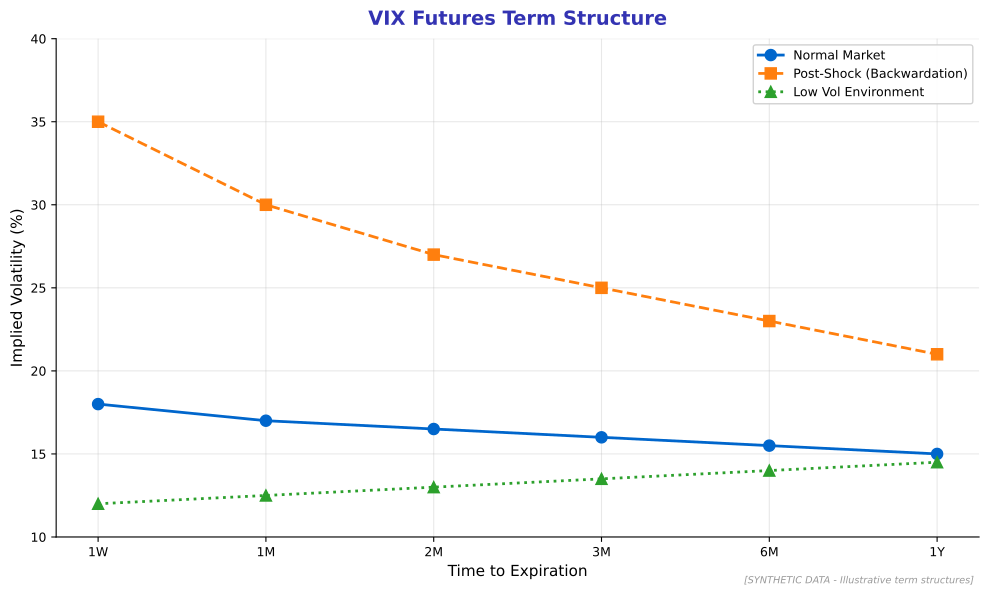

Source code (Python):
"""
Volatility Term Structure
Shows implied volatility across different expirations

Output: volatility_term_structure.pdf
Module: module_04_traditional
Lesson: 45 - Derivatives Technology
"""

from pathlib import Path
import matplotlib.pyplot as plt
import numpy as np

plt.rcParams.update({
    'font.size': 10,
    'axes.labelsize': 10,
    'axes.titlesize': 11,
    'xtick.labelsize': 9,
    'ytick.labelsize': 9,
    'legend.fontsize': 9,
    'figure.figsize': (10, 6),
    'figure.dpi': 150
})

MLPURPLE = '#3333B2'
MLBLUE = '#0066CC'
MLORANGE = '#FF7F0E'
MLGREEN = '#2CA02C'

def create_chart():
    fig, ax = plt.subplots(figsize=(10, 6))

    # Term structure (days to expiration)
    expirations = [7, 30, 60, 90, 180, 365]
    exp_labels = ['1W', '1M', '2M', '3M', '6M', '1Y']

    # Different market conditions
    normal = [18, 17, 16.5, 16, 15.5, 15]  # Contango
    stressed = [35, 30, 27, 25, 23, 21]  # Backwardation after shock
    calm = [12, 12.5, 13, 13.5, 14, 14.5]  # Low vol environment

    ax.plot(range(len(expirations)), normal, 'o-', color=MLBLUE, linewidth=2,
            markersize=8, label='Normal Market')
    ax.plot(range(len(expirations)), stressed, 's--', color=MLORANGE, linewidth=2,
            markersize=8, label='Post-Shock (Backwardation)')
    ax.plot(range(len(expirations)), calm, '^:', color=MLGREEN, linewidth=2,
            markersize=8, label='Low Vol Environment')

    ax.set_xticks(range(len(expirations)))
    ax.set_xticklabels(exp_labels)

    ax.set_xlabel('Time to Expiration', fontsize=11)
    ax.set_ylabel('Implied Volatility (%)', fontsize=11)
    ax.set_title('VIX Futures Term Structure', fontsize=14,
                 fontweight='bold', color=MLPURPLE, pad=10)

    ax.legend(loc='upper right', framealpha=0.9)
    ax.grid(True, alpha=0.3)
    ax.set_ylim(10, 40)

    ax.spines['top'].set_visible(False)
    ax.spines['right'].set_visible(False)

    fig.text(0.98, 0.02, '[SYNTHETIC DATA - Illustrative term structures]',
             fontsize=7, color='#999999', ha='right', style='italic')

    plt.tight_layout()

    output_path = Path(__file__).parent / 'volatility_term_structure.pdf'
    plt.savefig(output_path, format='pdf', dpi=300, bbox_inches='tight')
    plt.close()
    print(f"Chart saved to: {output_path}")
    return output_path

if __name__ == '__main__':
    create_chart()
